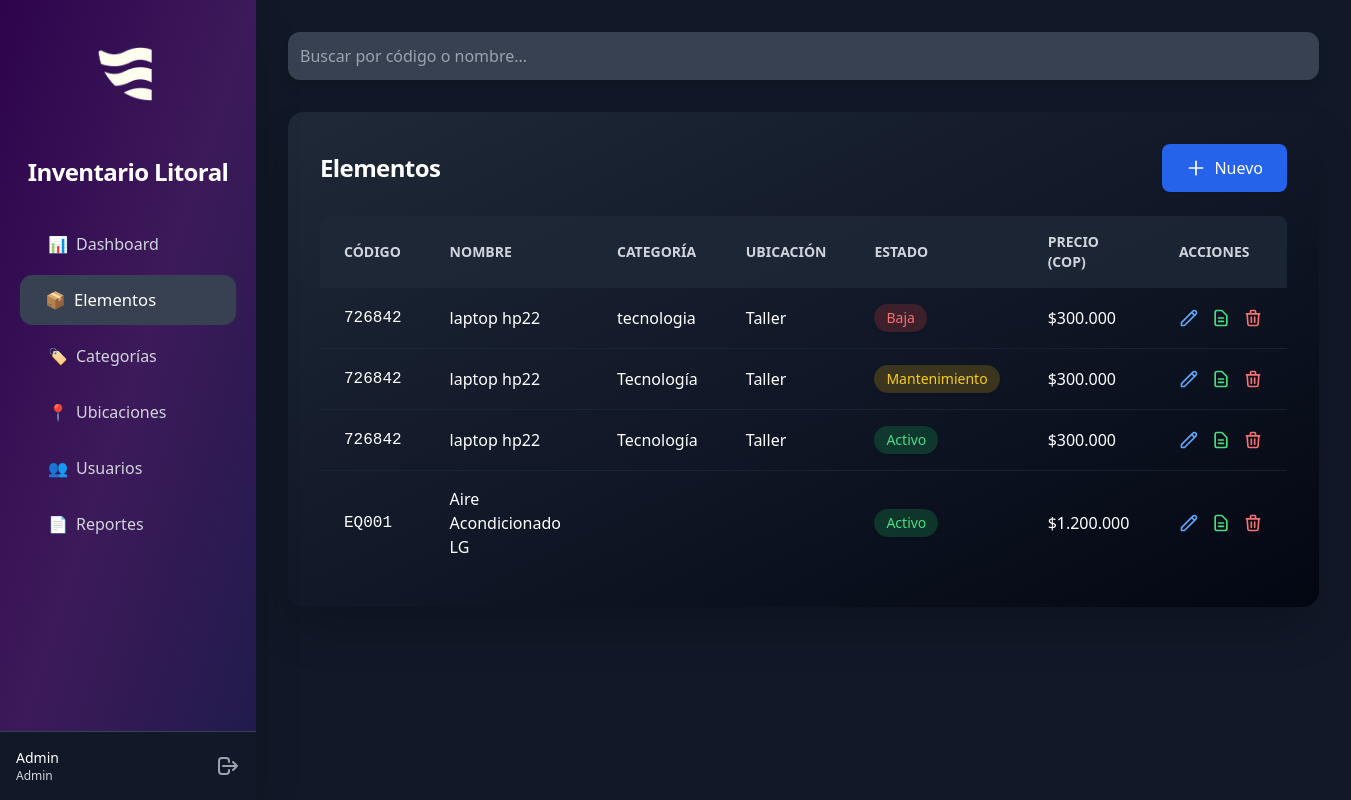
The app's page /public/elementos.php (signed in) with its own data.
### tables this page shows
CREATE TABLE `elementos` (
  `id` int(11) NOT NULL,
  `codigo` varchar(20) NOT NULL,
  `nombre` varchar(100) NOT NULL,
  `estado` enum('activo','mantenimiento','baja') NOT NULL DEFAULT 'activo',
  `precio` decimal(12,2) NOT NULL,
  `notas` text DEFAULT NULL,
  `creado_en` timestamp NOT NULL DEFAULT current_timestamp(),
  `categoria_id` int(11) DEFAULT NULL,
  `ubicacion_id` int(11) DEFAULT NULL
);

CREATE TABLE `categorias` (
  `id` int(11) NOT NULL,
  `nombre` varchar(100) NOT NULL
);

CREATE TABLE `ubicaciones` (
  `id` int(11) NOT NULL,
  `nombre` varchar(100) NOT NULL
);

### public/elementos.php (the view, shortened to what this page needs)
<?php
require_once '../config/database.php';
$stmt = $pdo->query("
    SELECT e.*, c.nombre AS categoria, u.nombre AS ubicacion
    FROM elementos e
    LEFT JOIN categorias c ON e.categoria_id = c.id
    LEFT JOIN ubicaciones u ON e.ubicacion_id = u.id
    ORDER BY e.creado_en DESC
");
$elementos = $stmt->fetchAll();
include '../includes/header.php';
?>
<div class="max-w-7xl mx-auto">
    <div class="mb-8">
        <input type="text" id="buscador" placeholder="Buscar por código o nombre..."
               class="w-full p-3 rounded-xl bg-gray-700 text-white focus:ring-2 focus:ring-blue-500 focus:outline-none shadow-lg transition-all duration-200" />
    </div>
    <div class="bg-gradient-to-br from-gray-800 via-gray-900 to-gray-950 rounded-2xl p-8 shadow-2xl">
        <div class="flex justify-between items-center mb-6">
            <h2 class="text-2xl font-bold text-white tracking-tight">Elementos</h2>
            <a href="elemento_add.php" class="bg-blue-600 hover:bg-blue-700 text-white px-6 py-3 rounded-lg flex items-center gap-2 transition-transform hover:scale-105 shadow">
                <svg class="w-5 h-5" fill="none" stroke="currentColor" viewBox="0 0 24 24"><path stroke-linecap="round" stroke-linejoin="round" stroke-width="2" d="M12 4v16m8-8H4"></path></svg>
                Nuevo
            </a>
        </div>
        <div class="overflow-x-auto rounded-lg">
            <table class="w-full" id="tabla-elementos">
                <thead class="bg-gray-800/80">
                    <tr>
                        <th class="px-6 py-4 text-left text-sm font-semibold text-gray-300 uppercase">Código</th>
                        <th class="px-6 py-4 text-left text-sm font-semibold text-gray-300 uppercase">Nombre</th>
                        <th class="px-6 py-4 text-left text-sm font-semibold text-gray-300 uppercase">Categoría</th>
                        <th class="px-6 py-4 text-left text-sm font-semibold text-gray-300 uppercase">Ubicación</th>
                        <th class="px-6 py-4 text-left text-sm font-semibold text-gray-300 uppercase">Estado</th>
                        <th class="px-6 py-4 text-left text-sm font-semibold text-gray-300 uppercase">Precio (COP)</th>
                        <th class="px-6 py-4 text-left text-sm font-semibold text-gray-300 uppercase">Acciones</th>
                    </tr>
                </thead>
                <tbody class="divide-y divide-gray-800/70">
                    <?php foreach($elementos as $e): ?>
                    <tr class="hover:bg-gray-800/60 transition-colors">
                        <td class="px-6 py-4 text-white font-mono"><?= htmlspecialchars($e['codigo']) ?></td>
                        <td class="px-6 py-4 text-white"><?= htmlspecialchars($e['nombre']) ?></td>
                        <td class="px-6 py-4 text-white"><?= htmlspecialchars($e['categoria']) ?></td>
                        <td class="px-6 py-4 text-white"><?= htmlspecialchars($e['ubicacion']) ?></td>
                        <td class="px-6 py-4">
                            <span class="inline-flex items-center px-3 py-1 rounded-full text-sm font-medium shadow
                                <?= $e['estado'] === 'activo' ? 'bg-green-500/20 text-green-400' :
                                   ($e['estado'] === 'mantenimiento' ? 'bg-yellow-500/20 text-yellow-400' : 'bg-red-500/20 text-red-400') ?>">
                                <?= ucfirst($e['estado']) ?>
                            </span>
                        </td>
                        <td class="px-6 py-4 text-white">$<?= number_format($e['precio'], 0, ',', '.') ?></td>
                        <td class="px-6 py-4">
                            <div class="flex items-center gap-3">
                                <a href="elemento_edit.php?id=<?= $e['id'] ?>" class="text-blue-400 hover:text-blue-300 transition-transform hover:scale-110" title="Editar">
                                    <svg class="w-5 h-5" fill="none" stroke="currentColor" viewBox="0 0 24 24"><path stroke-linecap="round" stroke-linejoin="round" stroke-width="2" d="M15.232 5.232l3.536 3.536m-2.036-5.036a2.5 2.5 0 113.536 3.536L6.5 21.036H3v-3.572L16.732 3.732z"></path></svg>
                                </a>
                                <a href="hoja_vida.php?id=<?= $e['id'] ?>" class="text-green-400 hover:text-green-300 transition-transform hover:scale-110" title="Hoja de Vida">
                                    <svg class="w-5 h-5" fill="none" stroke="currentColor" viewBox="0 0 24 24"><path stroke-linecap="round" stroke-linejoin="round" stroke-width="2" d="M9 12h6m-6 4h6m2 5H7a2 2 0 01-2-2V5a2 2 0 012-2h5.586a1 1 0 01.707.293l5.414 5.414a1 1 0 01.293.707V19a2 2 0 01-2 2z"></path></svg>
                                </a>
                                <?php if(
                                    isset($_SESSION['usuario']['rol']) &&
                                    (strtolower($_SESSION['usuario']['rol']) == 'admin' || strtolower($_SESSION['usuario']['rol']) == 'editor')
                                ): ?>
                                <a href="?eliminar=<?= $e['id'] ?>" onclick="return confirm('¿Eliminar elemento?')" class="text-red-400 hover:text-red-300 transition-transform hover:scale-110" title="Eliminar">
                                    <svg class="w-5 h-5" fill="none" stroke="currentColor" viewBox="0 0 24 24"><path stroke-linecap="round" stroke-linejoin="round" stroke-width="2" d="M19 7l-.867 12.142A2 2 0 0116.138 21H7.862a2 2 0 01-1.995-1.858L5 7m5 4v6m4-6v6m1-10V4a1 1 0 00-1-1h-4a1 1 0 00-1 1v3M4 7h16"></path></svg>
                                </a>
                                <?php endif; ?>
                            </div>
                        </td>
                    </tr>
                    <?php endforeach; ?>
                </tbody>
            </table>
        </div>
    </div>
</div>
<?php include '../includes/footer.php'; ?>

### includes/header.php (shortened to what this page needs)
<!DOCTYPE html>
<html lang="es">
<head>
    <script src="https://cdn.tailwindcss.com"></script>
</head>
<body class="bg-gray-900 min-h-screen overflow-x-hidden">
<div class="flex min-h-screen">
    <aside class="w-64 min-w-[16rem] h-screen bg-gradient-to-br from-[#2d044d] via-[#3d1a5a] to-[#1e1b4b] text-white flex flex-col justify-between shadow-2xl fixed left-0 top-0 z-40">
        <div class="p-6">
            <img src="assets/logo_litoral.png" alt="Logo Universidad" class="logo-header">
            <h1 class="text-2xl font-bold text-center mb-8 tracking-tight">Inventario Litoral</h1>
            <nav class="flex flex-col gap-1">
                <a href="dashboard.php" class="sidebar-link flex items-center gap-2<?= basename($_SERVER['PHP_SELF']) == 'dashboard.php' ? ' active' : '' ?>">📊<span>Dashboard</span></a>
                <a href="elementos.php" class="sidebar-link flex items-center gap-2<?= basename($_SERVER['PHP_SELF']) == 'elementos.php' ? ' active' : '' ?>">📦<span>Elementos</span></a>
                <a href="categorias.php" class="sidebar-link flex items-center gap-2<?= basename($_SERVER['PHP_SELF']) == 'categorias.php' ? ' active' : '' ?>">🏷️<span>Categorías</span></a>
                <a href="ubicaciones.php" class="sidebar-link flex items-center gap-2<?= basename($_SERVER['PHP_SELF']) == 'ubicaciones.php' ? ' active' : '' ?>">📍<span>Ubicaciones</span></a>
                <?php if(isset($_SESSION['usuario']) && $_SESSION['usuario']['rol'] === 'admin'): ?>
                <a href="usuarios.php" class="sidebar-link flex items-center gap-2<?= basename($_SERVER['PHP_SELF']) == 'usuarios.php' ? ' active' : '' ?>">👥<span>Usuarios</span></a>
                <?php endif; ?>
                <a href="reportes.php" class="sidebar-link flex items-center gap-2<?= basename($_SERVER['PHP_SELF']) == 'reportes.php' ? ' active' : '' ?>">📄<span>Reportes</span></a>
            </nav>
        </div>
        <div class="p-4 bg-gray-900 border-t border-gray-700">
            <div class="flex items-center justify-between">
                <div>
                    <p class="text-sm font-medium text-white"><?= htmlspecialchars($_SESSION['usuario']['nombre'] ?? '') ?></p>
                    <p class="text-xs text-gray-300"><?= ucfirst($_SESSION['usuario']['rol'] ?? '') ?></p>
                </div>
                <a href="logout.php" class="text-gray-400 hover:text-white transition" title="Salir">
                    <svg class="w-6 h-6" fill="none" stroke="currentColor" viewBox="0 0 24 24">
                        <path stroke-linecap="round" stroke-linejoin="round" stroke-width="2" d="M17 16l4-4m0 0l-4-4m4 4H7m6 4v1a3 3 0 01-3 3H6a3 3 0 01-3-3V7a3 3 0 013-3h4a3 3 0 013 3v1"></path>
                    </svg>
                </a>
            </div>
        </div>
    </aside>
    <main class="flex-1 p-8 bg-gray-900 ml-64 min-h-screen">
        <div class="max-w-7xl mx-auto w-full">

### includes/footer.php
  </main>
</div>
</body>
</html>

### includes/header.php (style rules this page uses)
.logo-header { height: 100px; margin-bottom: 2rem; display: block; margin-left: auto; margin-right: auto; }
.sidebar-link { display: flex; align-items: center; padding: 0.75rem 1.5rem; color: #d1d5db; border-radius: 0.75rem; font-weight: 500; margin-bottom: 0.25rem; transition: background 0.2s, color 0.2s, transform 0.2s; }
.sidebar-link:hover, .sidebar-link.active { background: #374151; color: #fff; transform: scale(1.04); }

### records on screen
elementos: codigo "726842", nombre "laptop hp22", categoria.nombre "tecnologia", ubicacion.nombre "Taller", estado "Baja", precio "300.000"
elementos: codigo "726842", nombre "laptop hp22", categoria.nombre "Tecnología", ubicacion.nombre "Taller", estado "Mantenimiento", precio "300.000"
elementos: codigo "726842", nombre "laptop hp22", categoria.nombre "Tecnología", ubicacion.nombre "Taller", estado "Activo", precio "300.000"
elementos: codigo "EQ001", nombre "Aire Acondicionado LG", estado "Activo", precio "1.200.000"

### other values on screen
$_SESSION['usuario']['nombre'] "Admin"
$_SESSION['usuario']['rol'] "Admin"
